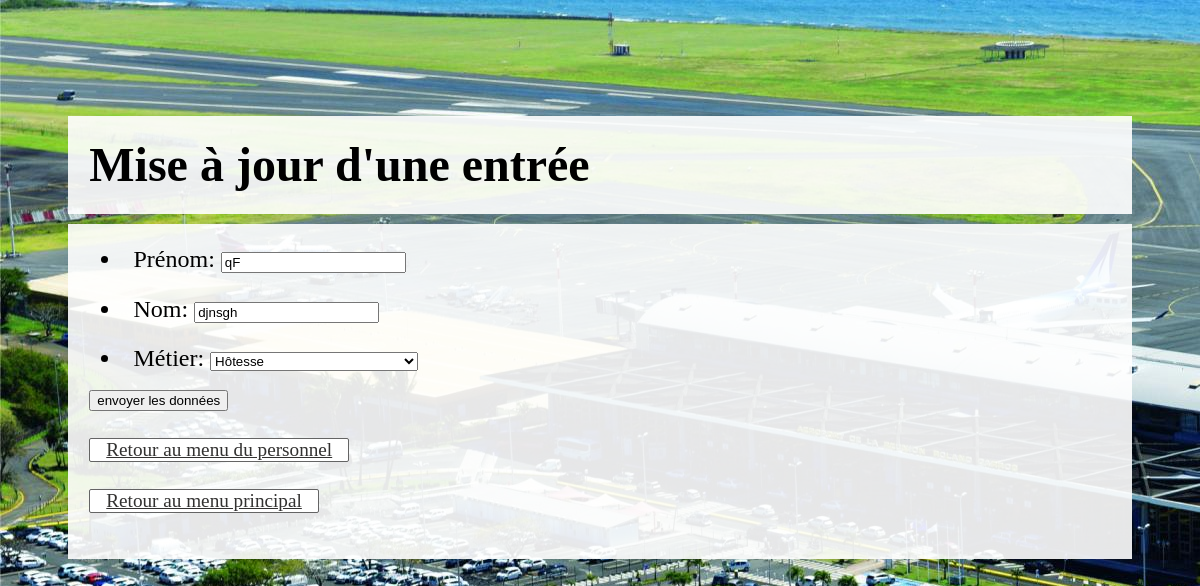
Screenshot of /aeroport/updateperso/15/ with the database file from the repository.
### aeroport/models.py (models this page shows)
class Personnel(models.Model):
    nom = models.CharField(max_length=30, blank=False)
    prenom = models.CharField(max_length=30, blank=False)
    metier = models.CharField(max_length=30, choices=CHOIX_METIER, default='Hôtesse')
    avion = models.ForeignKey("avion", on_delete=models.CASCADE, default=None)
    def dic(self):
        return {"nom":self.nom, "prenom":self.prenom, "metier":self.metier, "avion":self.avion}

### aeroport/personnel_views.py (the view)
# urls.py: path('updateperso/<int:id>/', personnel_views.updateperso),
def updateperso(request, id):
    personnel = models.Personnel.objects.get(pk=id)
    aform = PersonnelForm(personnel.dic())
    return render(request, "aeroport/personnel/updateperso.html/", {"form":aform, "id":id})

### aeroport/forms.py
class PersonnelForm(ModelForm):
    class Meta:
        model = models.Personnel
        fields = ('prenom', 'nom', 'metier'#, 'avion'
                  )
        labels = {
            'prenom': _("Prénom"),
            'nom': _("Nom"),
            'metier': _("Métier"),
        }

### aeroport/Templates/aeroport/personnel/updateperso.html (shortened to what this page needs)
{% extends "main.html" %}
{% load static %}
{% block subtitle %}
Mise à jour d'une entrée
{% endblock %}
{% block content %}
<form method="post" action="/aeroport/updatetraitementperso/{{id}}/">
{{ form.as_ul }}
<input type="submit" value="envoyer les données"/>
</form>
<p><a href="/aeroport/indexperso/{{id}}/">Retour au menu du personnel</a></p>
<p><a href="/aeroport/index/">Retour au menu principal</a></p>
{% endblock %}

### aeroport/Static/main.css (style rules this page uses)
body { background-image: url("./background.jpg"); font-size: 1.5em; padding: 5%; }
a { display: inline-block; outline: 0; text-align: center; cursor: pointer; padding: 0px 16px; border-radius: 2px; min-width: 80px; height: fit-content; background-color: rgb(255, 255, 255); color: rgb(50, 49, 48); font-size: 0.8em; font-weight: 400; box-sizing: border-box; border: 1px solid rgb(100, 100, 100); }
li { padding: 1%; margin: 2px; }

### rows the page displays
Personnel: prenom "qF", nom "djnsgh", metier "Hôtesse"
